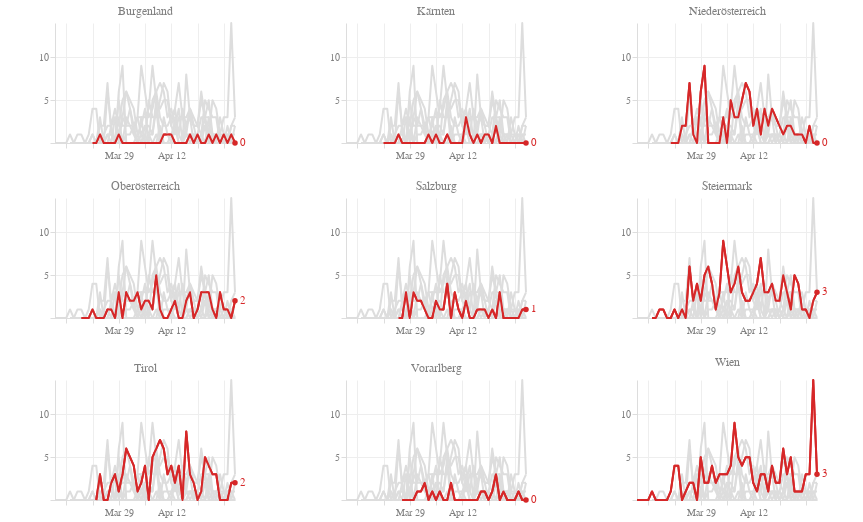

The code cell stored with this chart in its notebook:
### Code cell
df_death = df[counties_death]

def c_line(att='total_confirmed',col='blue',scaleType='linear',label='value',highlight=False):
    the_base = alt.Chart(df_death, width=180, height=120).transform_filter(
        alt.datum[att] > 0  
    ).transform_timeunit(
        date='yearmonthdate(dataTime)'
    ).transform_aggregate(
        max_att='max('+att+')',
        groupby=['date']
    ).transform_window(
        rolling_max='max(max_att)',
        rolling_min='min(max_att)',
        frame=[-1, 0]
    ).transform_calculate(
        diff='(datum.rolling_max - datum.rolling_min)'
    )

    the_chart = the_base.mark_line(
        color=col,
        size=2,
        strokeJoin='round'
    ).encode(
        alt.X('date:T', title=''),
        alt.Y('diff:Q', scale=alt.Scale(type=scaleType), title='', axis=alt.Axis(minExtent=50))
    )

    if highlight is False:
        return the_chart

    the_tooltip = the_base.mark_circle(
        color=col,
        size=200,
        opacity=0
    ).encode(
        alt.X('date:T', title=''),
        alt.Y('diff:Q', scale=alt.Scale(type=scaleType), title='', axis=alt.Axis(minExtent=50)),
        tooltip=[alt.Tooltip('date:T', title='Datum'), alt.Tooltip('diff:Q', title=label)]
    )
    
    the_highlight = the_base.transform_window(
        sort=[alt.SortField("date", order="descending")], 
        rank="rank(date)"
    ).transform_filter(
        alt.datum.rank == 1
    )
    
    the_text = the_highlight.mark_text(
        align='left',
        color=col,
        dx=5,
        width=500
    ).encode(
        alt.X('date:T'),
        alt.Y('diff:Q', scale=alt.Scale(type=scaleType), title=''),
        text=alt.Text("diff:Q")
    )
    
    # transparent dummy text so every small multiple has the same right padding
    the_alibi_text = the_highlight.mark_text(
        align='left',
        color=col,
        dx=5,
        opacity=0
    ).encode(
        alt.X('date:T'),
        alt.Y('diff:Q', scale=alt.Scale(type=scaleType), title=''),
        text=alt.value('100000')
    )
    
    the_mark = the_highlight.mark_circle(
        color=col,
        opacity=1
    ).encode(
        alt.X('date:T'),
        alt.Y('diff:Q', scale=alt.Scale(type=scaleType), title=''),
    )
    
    return the_chart + the_alibi_text + the_text + the_mark + the_tooltip

# ['B', 'K', 'Noe', 'Ooe', 'S', 'St', 'T', 'V', 'W']
def county_sm(highlight='T',title='Tirol'):
    highlight_color='#d62728'
    blur='#ddd'
    c_B = c_line('B_death', highlight_color if highlight=='B' else blur, 'linear', 'Burgenland')
    c_K = c_line('K_death', highlight_color if highlight=='K' else blur, 'linear', 'Kärnten')
    c_Noe = c_line('Noe_death', highlight_color if highlight=='Noe' else blur, 'linear', 'Niederösterreich')
    c_Ooe = c_line('Ooe_death', highlight_color if highlight=='Ooe' else blur, 'linear', 'Oberösterreich')
    c_S = c_line('S_death', highlight_color if highlight=='S' else blur, 'linear', 'Salzburg')
    c_St = c_line('St_death', highlight_color if highlight=='St' else blur, 'linear', 'Steiermark')
    c_T = c_line('T_death', highlight_color if highlight=='T' else blur, 'linear', 'Tirol')
    c_V = c_line('V_death', highlight_color if highlight=='V' else blur, 'linear', 'Vorarlberg')
    c_W = c_line('W_death', highlight_color if highlight=='W' else blur, 'linear', 'Wien')
    c_highlight = c_line(highlight+'_death', highlight_color, 'linear', title, True)

    return alt.layer(c_B, c_K, c_Noe, c_Ooe, c_S, c_St, c_T, c_V, c_W, c_highlight).properties(title=title)

chart_death = (
    (county_sm('B', 'Burgenland') |
    county_sm('K', 'Kärnten') |
    county_sm('Noe', 'Niederösterreich')) &
    (county_sm('Ooe', 'Oberösterreich') |
    county_sm('S', 'Salzburg') |
    county_sm('St', 'Steiermark')) &
    (county_sm('T', 'Tirol') |
    county_sm('V', 'Vorarlberg') |
    county_sm('W', 'Wien'))
).configure_axis(
    grid=True,
    gridColor="#eee",
    domainColor="#ddd",
    tickColor="#ddd",
    labelColor="gray",
    labelBound=True,
).configure_view(
    strokeWidth=0
).configure_title(
    fontSize=12,
    fontWeight='normal',
#     anchor='start',
    color='gray'
)
    
chart_death
